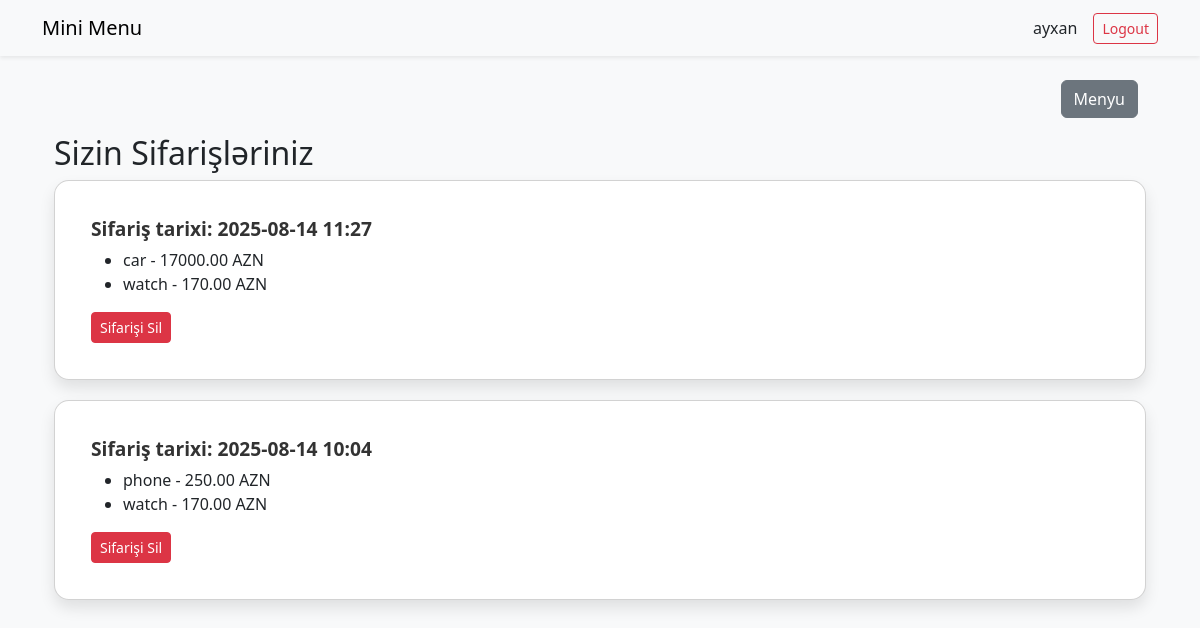
The app's page /orders/ (signed in), older data.
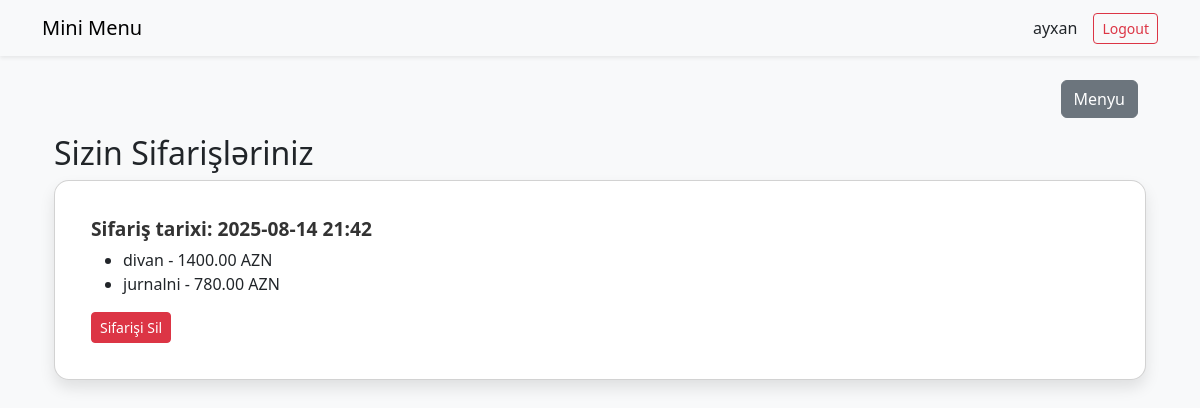
The same page, newer data.
### menu/models.py (models this page shows, shortened)
class Order(models.Model):
    user = models.ForeignKey(User, on_delete=models.CASCADE, related_name='orders', verbose_name="İstifadəçi")
    items = models.ManyToManyField(MenuItem, related_name='orders', verbose_name="Sifariş elementləri")
    created_at = models.DateTimeField(auto_now_add=True, verbose_name="Sifariş tarixi")
    class Meta:
        verbose_name = "Sifariş"
        verbose_name_plural = "Sifarişlər"
        ordering = ['-created_at']

class MenuItem(models.Model):
    name = models.CharField(max_length=200, verbose_name="Məhsul adı")
    price = models.DecimalField(max_digits=8, decimal_places=2, verbose_name="Qiymət (AZN)")
    class Meta:
        verbose_name = "Məhsul"
        verbose_name_plural = "Məhsullar"
        ordering = ['name']

### menu/views.py (the view)
# urls.py: path('orders/', views.orders_view, name='orders'),
@login_required
def orders_view(request):
    orders = Order.objects.filter(user=request.user).order_by('-created_at')
    return render(request, 'orders.html', {'orders': orders})

### menu/templates/orders.html (shortened to what this page needs)
{% extends "product/layouts/base.html" %}
{% block content %}
<div class="container mt-4">
    <div class="d-flex justify-content-end mb-3">
        <a href="{% url 'menu' %}" class="btn btn-secondary me-2">Menyu</a>
    </div>
    <h2>Sizin Sifarişləriniz</h2>
    {% for order in orders %}
    <div class="card order-card" id="order-{{ order.id }}">
        <div class="card-body">
            <h5 class="card-title order-header">Sifariş tarixi: {{ order.created_at|date:"Y-m-d H:i" }}</h5>
            <ul>
                {% for item in order.items.all %}
                <li>{{ item.name }} - {{ item.price }} AZN</li>
                {% endfor %}
            </ul>
            <button class="btn btn-danger btn-sm delete-order-btn" data-id="{{ order.id }}">Sifarişi Sil</button>
        </div>
    </div>
    {% empty %}
    <p>Hələ heç bir sifarişiniz yoxdur.</p>
    {% endfor %}
</div>
{% endblock %}

Row changes from the older to the newer data that the page shows:
removed Order: created_at "2025-08-14 11:27"
no longer on this page (row edited): MenuItem: name "car", price "17000.00", shown under "2025-08-14 11:27"
no longer on this page (row edited): MenuItem: name "watch", price "170.00"
removed Order: created_at "2025-08-14 10:04"
no longer on this page (row edited): MenuItem: name "phone", price "250.00", shown under "2025-08-14 10:04"
added Order: created_at "2025-08-14 21:42"
now on this page (row edited): MenuItem: name "divan", price "1400.00", shown under "2025-08-14 21:42"
now on this page (row edited): MenuItem: name "jurnalni", price "780.00", shown under "2025-08-14 21:42"
